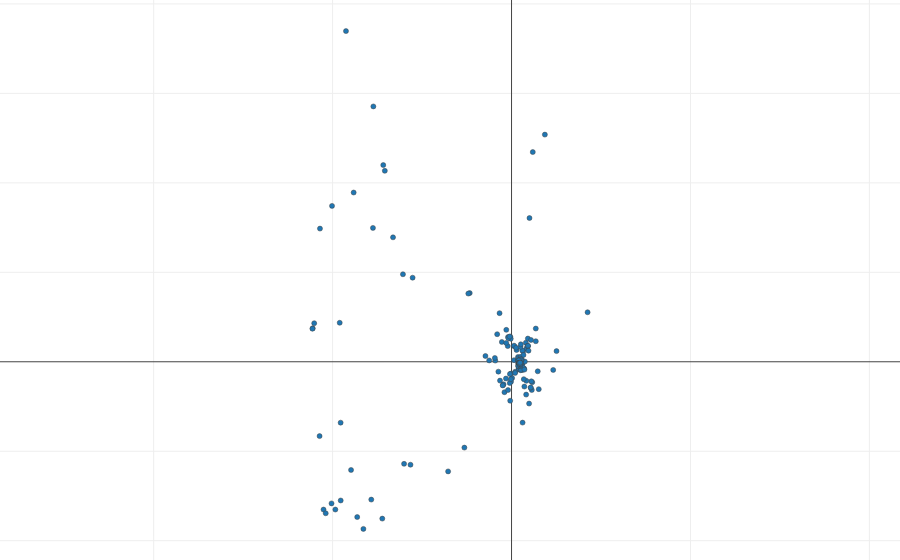

Notebook cell for this chart:
### Code cell
plotly.offline.iplot(decomposition.plotly_eigen_phe(d_PTVs, 0, 2))

### Figure 1 — Plotly figure (JSON) as saved in the notebook; plotly's stock layout.template omitted (floating-point values rounded to 4 significant figures; data arrays with more than 128 entries replaced by an {"elided": "..."} marker saying what was removed)
{"data": [{"marker": {"line": {"width": 0.5}, "opacity": 1, "size": 5}, "mode": "markers", "text": {"elided": "628 str values"}, "type": "scatter", "x": {"elided": "628 float values"}, "y": {"elided": "628 float values"}}], "layout": {"hovermode": "closest", "margin": {"b": 0, "l": 0, "r": 0, "t": 0}, "yaxis": {"scaleanchor": "x"}}}
